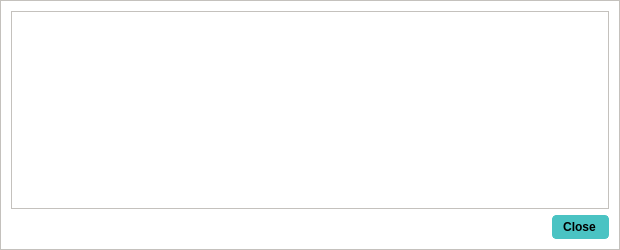
<?xml version="1.0" encoding="UTF-8"?>
<ui version="4.0">
 <class>TransactionDescDialog</class>
 <widget class="QDialog" name="TransactionDescDialog">
  <property name="geometry">
   <rect>
    <x>0</x>
    <y>0</y>
    <width>620</width>
    <height>250</height>
   </rect>
  </property>
  <property name="windowTitle">
   <string>Transaction details</string>
  </property>
  <property name="styleSheet">
   <string notr="true">background-color: rgb(255, 255, 255); color: rgb(0,0,0); border: 1px solid #c4c1bd;</string>
  </property>
  <layout class="QVBoxLayout" name="verticalLayout">
   <item>
    <widget class="QTextEdit" name="detailText">
     <property name="toolTip">
      <string>This pane shows a detailed description of the transaction</string>
     </property>
     <property name="readOnly">
      <bool>true</bool>
     </property>
    </widget>
   </item>
   <item>
    <widget class="QDialogButtonBox" name="buttonBox">
     <property name="styleSheet">
      <string notr="true">background-color: rgb(74, 195, 195);
color: rgb(0,0,0);
border-radius: 4px;
border-color:  rgb(74, 195, 195);
font-weight: 600;
padding: 4px;
padding-left: 10px;
padding-right: 12px;
icon-size: 0;</string>
     </property>
     <property name="orientation">
      <enum>Qt::Horizontal</enum>
     </property>
     <property name="standardButtons">
      <set>QDialogButtonBox::Close</set>
     </property>
    </widget>
   </item>
  </layout>
 </widget>
 <resources/>
 <connections>
  <connection>
   <sender>buttonBox</sender>
   <signal>accepted()</signal>
   <receiver>TransactionDescDialog</receiver>
   <slot>accept()</slot>
   <hints>
    <hint type="sourcelabel">
     <x>248</x>
     <y>254</y>
    </hint>
    <hint type="destinationlabel">
     <x>157</x>
     <y>274</y>
    </hint>
   </hints>
  </connection>
  <connection>
   <sender>buttonBox</sender>
   <signal>rejected()</signal>
   <receiver>TransactionDescDialog</receiver>
   <slot>reject()</slot>
   <hints>
    <hint type="sourcelabel">
     <x>316</x>
     <y>260</y>
    </hint>
    <hint type="destinationlabel">
     <x>286</x>
     <y>274</y>
    </hint>
   </hints>
  </connection>
 </connections>
</ui>
